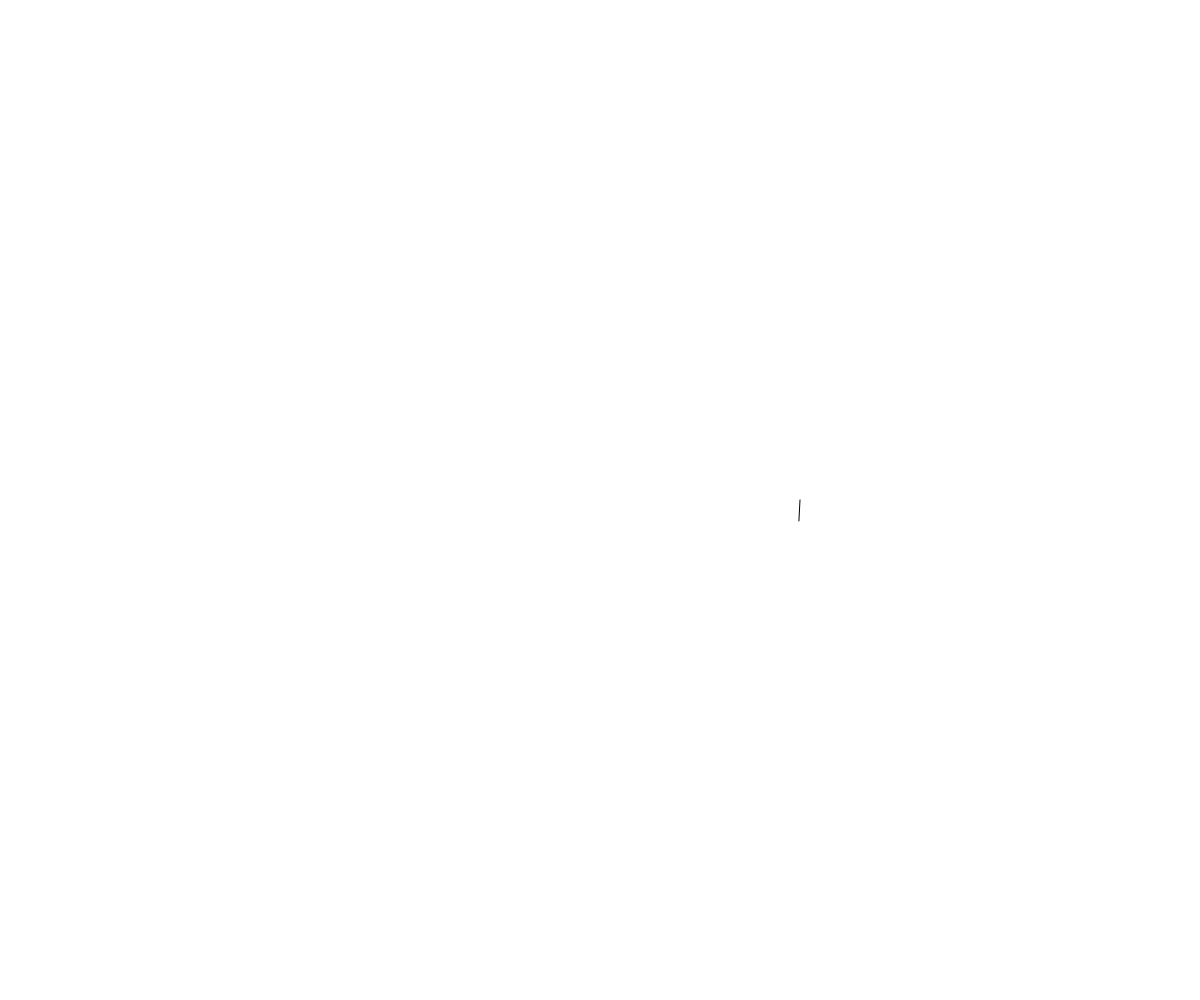
Frame 1 (no input)
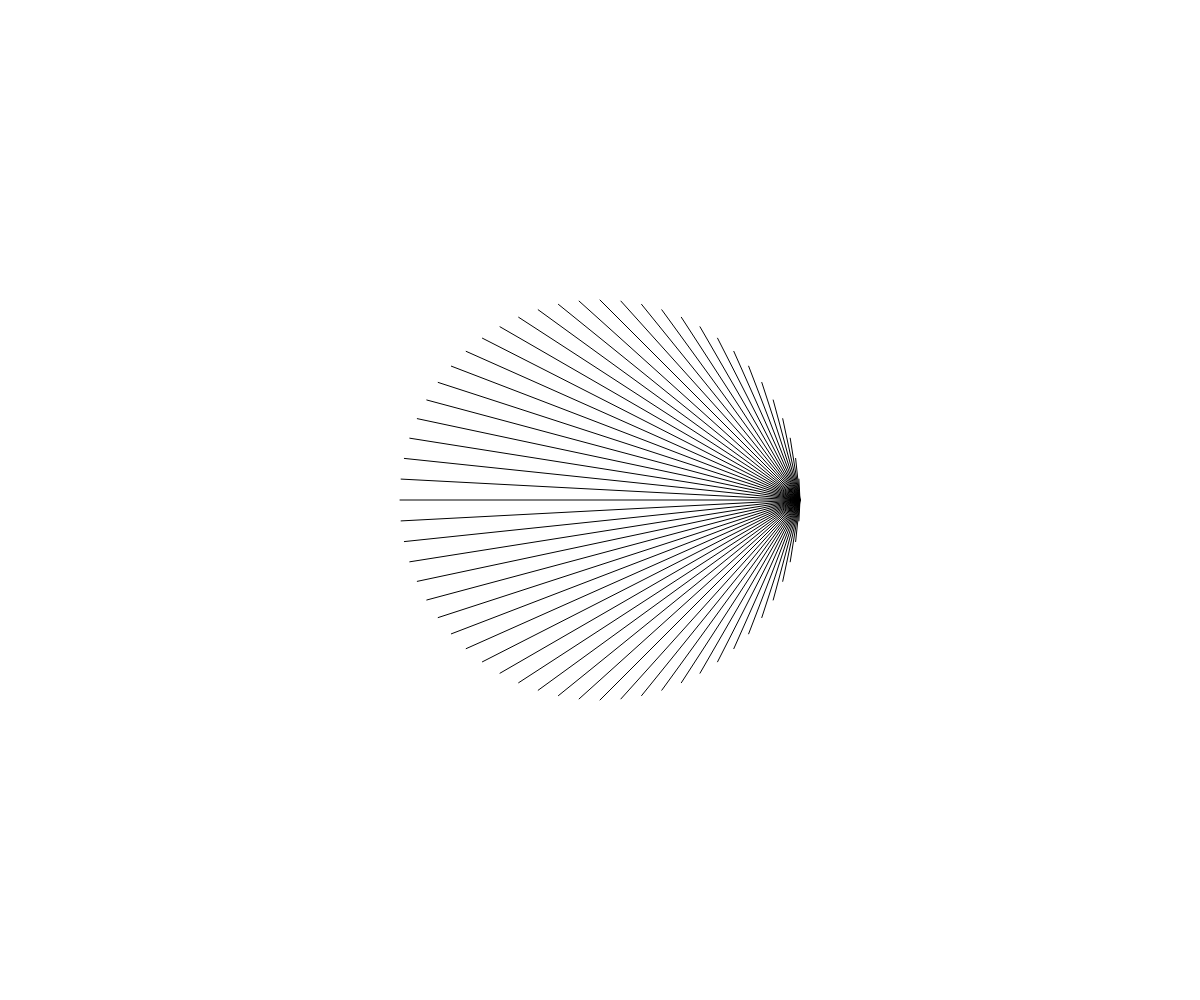
Frame 60 (no input)
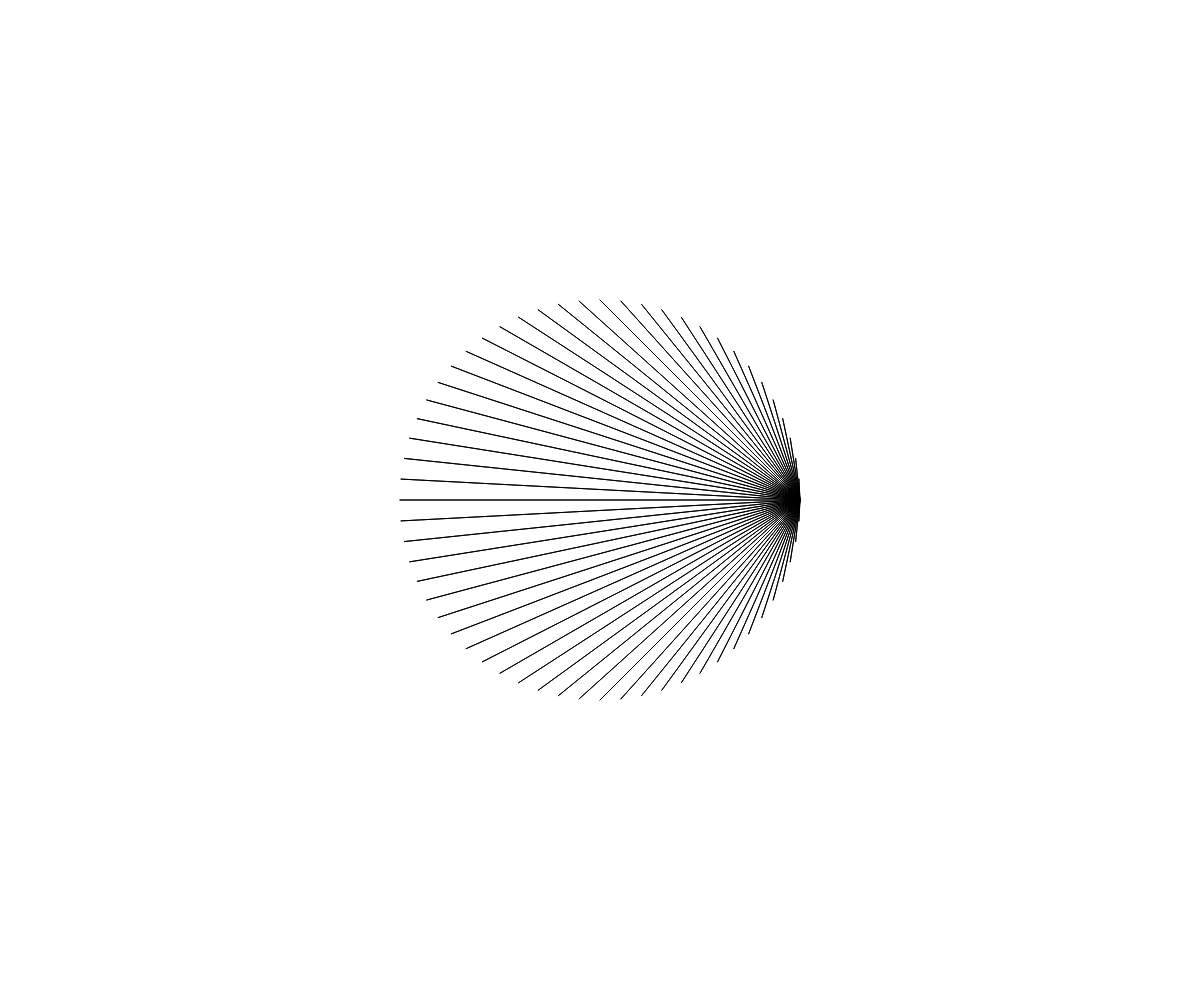
Frame 120 (the mouse pressed at the canvas centre since frame 60)

The p5.js sketch that drew these frames (run headless with seeded random() and noise() and a simulated clock; from frame 60 on, the mouse is pressed at the canvas centre):

// p5.js sketch
// ── sketch.js
function preload(){
  // put preload code here
}

function setup() {
  createCanvas(windowWidth, windowHeight);
  angleMode(DEGREES);
  frameRate(24);
  /*background("peachpuff");
  angleMode(DEGREES); //RADIANS are in relation of PI
  noStroke();*/
  //frameRate(12); //setes the fps
  // put setup code here
}

function draw() {
/*
  strokeWeight(5);
  stroke(130, 100, 255);
  fill(87, 169, 255);
  line(90, 120, 120, 90); //units are in pixels
  rect(150, 150, 200, 120);
  ellipseMode(CORNER); // instead of CENTER
  ellipse(150, 400, 200, 120);

  stroke(0);
  fill(255);
  rect(130,280,200,50);

  stroke(0);
  fill(0);
  rect(160, 200, 100, 150);

  stroke(0);
  fill(150);
  rect(50, 50, 200, 20);


  ellipse(width/2, height/2, 25); //width e height sono le dimensioni del canvas
  ellipse(mouseX,mouseY,20); // to triggerAttack(
  pmouseX and pmouseY are the prevoius positions

  fill(255);
  arc(frameCount, height/2, 50, 50, frameCount, frameCount + 90, PIE); //PIE fills it like a portion of pie
  arc(frameCount, height/2, 50, 50, frameCount + 180, frameCount + 270, PIE);

  fill("orange");
  arc(frameCount, height/2, 50, 50, frameCount + 90, frameCount + 180, PIE);
  arc(frameCount, height/2, 50, 50, frameCount - 90, frameCount, PIE);

  translate(width/2, height/2);
  rotate(frameCount * 3);
  noFill();

  stroke( //each frame has 3° of rotaion.
    lerpColor(
      color("tomato"),
      color("aquamarine"),
      frameCount / 120
    )
  );
  ellipse(100, 0, 250);

  if(frameCount == 120)
  noLoop();
*/
  let k = width/6;
  translate(width/2,height/2);
  line(k, 0, k*cos(frameCount*6), k*sin(frameCount*6));
  if(frameCount == (360/6))
    noLoop();
}
